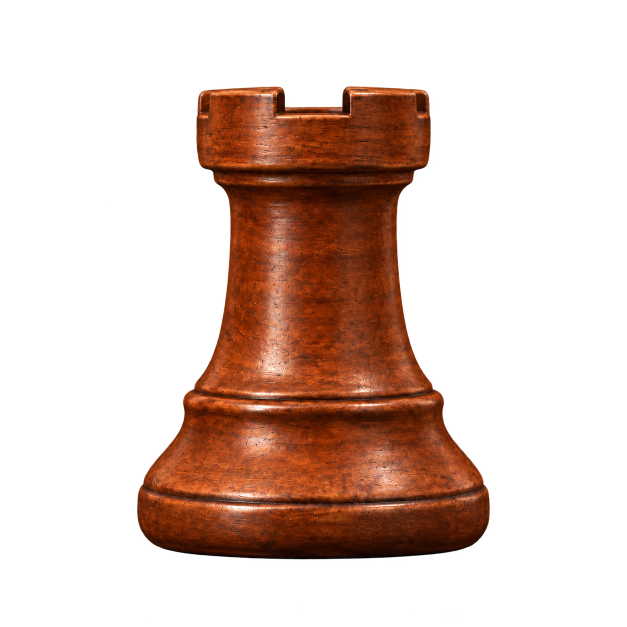
#> input picture assets/rook/concepts/side-01-cutout.png, 1254 x 1254 px, found by its file name (shown at 1/2 size)
$ python build_side_comparison.py
#> lines starting #> are read from the running program, lines starting #| are printed output that depends on the picture; after the words box and inside, x2 and y2 are one past the last pixel; in counts of white or black regions, pixels touching at a corner belong together
"""Register the rook's side render to its imagined guide using only base width and foot."""
from pathlib import Path
import hashlib,json
import numpy as np
from PIL import Image
ROOT=Path(__file__).resolve().parents[2];out=ROOT/'assets/rook';sha=lambda p:hashlib.sha256(p.read_bytes()).hexdigest()
def foot(path):
    a=np.array(Image.open(path).convert('RGBA'));mask=a[:,:,3]>127;y,x=np.nonzero(mask);floor=int(y.max()+1);top=int(y.min());rows=[]
#> in foot, a is the input picture: shape (1254, 1254, 4); mean R, G, B, A 37.3, 16.2, 7.4, 70.6
#> after `mask = a[:, :, 3] > 127`:
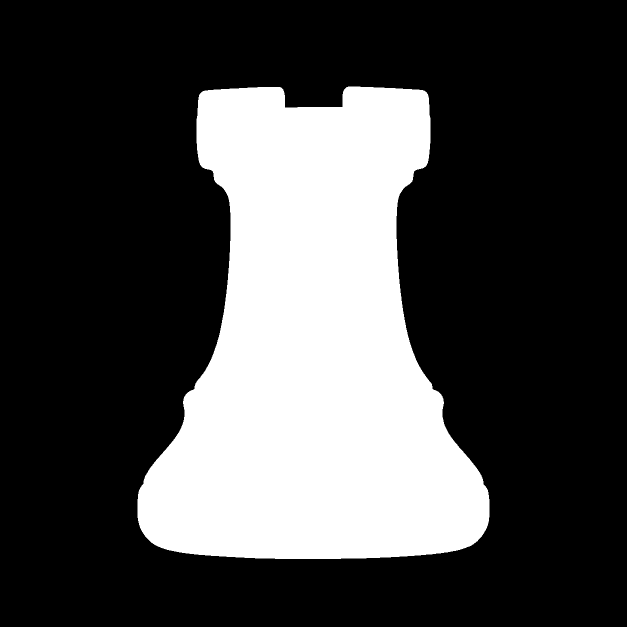
#> mask: shape (1254, 1254) bool (shown at 1/2 size); 27.9% white; 1 white region, box (x1, y1, x2, y2) and area: (275, 173, 979, 1118) 439129
#> after `floor = int(y.max() + 1)`: floor = 1118
#> after `top = int(y.min())`: top = 173
    for row in range(int(floor-(floor-top)*.25),floor):
        xs=np.flatnonzero(mask[row])
        if len(xs):rows.append((int(xs[-1]-xs[0]+1),int(xs[0]),int(xs[-1]),row))
#> after the loop, rows = 237 items, first 6: (562, 346, 907, 881), (564, 345, 908, 882), (565, 344, 908, 883), (567, 343, 909, 884), (568, 343, 910, 885), (570, 342, 911, 886)
    width,left,right,row=max(rows);return {'width':width,'center':(left+right+1)/2,'floor':floor,'row':row}
#> after `width, left, right, row = max(rows)`: width = 704; left = 275; right = 978; row = 1034
guide=ROOT/'assets/rook/concepts/side-01-cutout.png';profile=out/'profile.png';g=foot(guide);m=foot(profile);scale=g['width']/m['width'];padding=160
#> after `g = foot(guide)`: g = {'width': 704, 'center': 627, 'floor': 1118, 'row': 1034}
#> (the run stopped early here; a loop or call above may not have finished)
